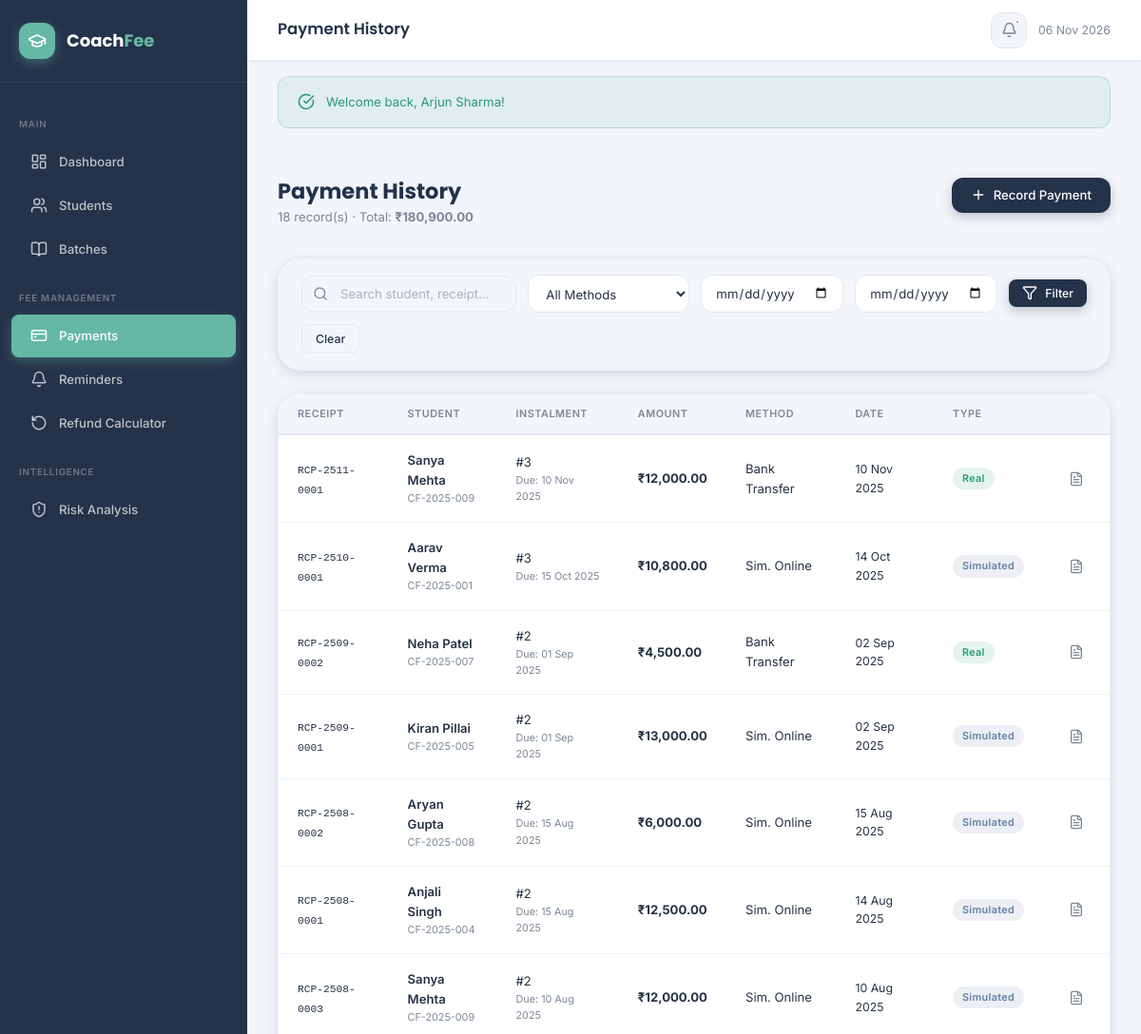
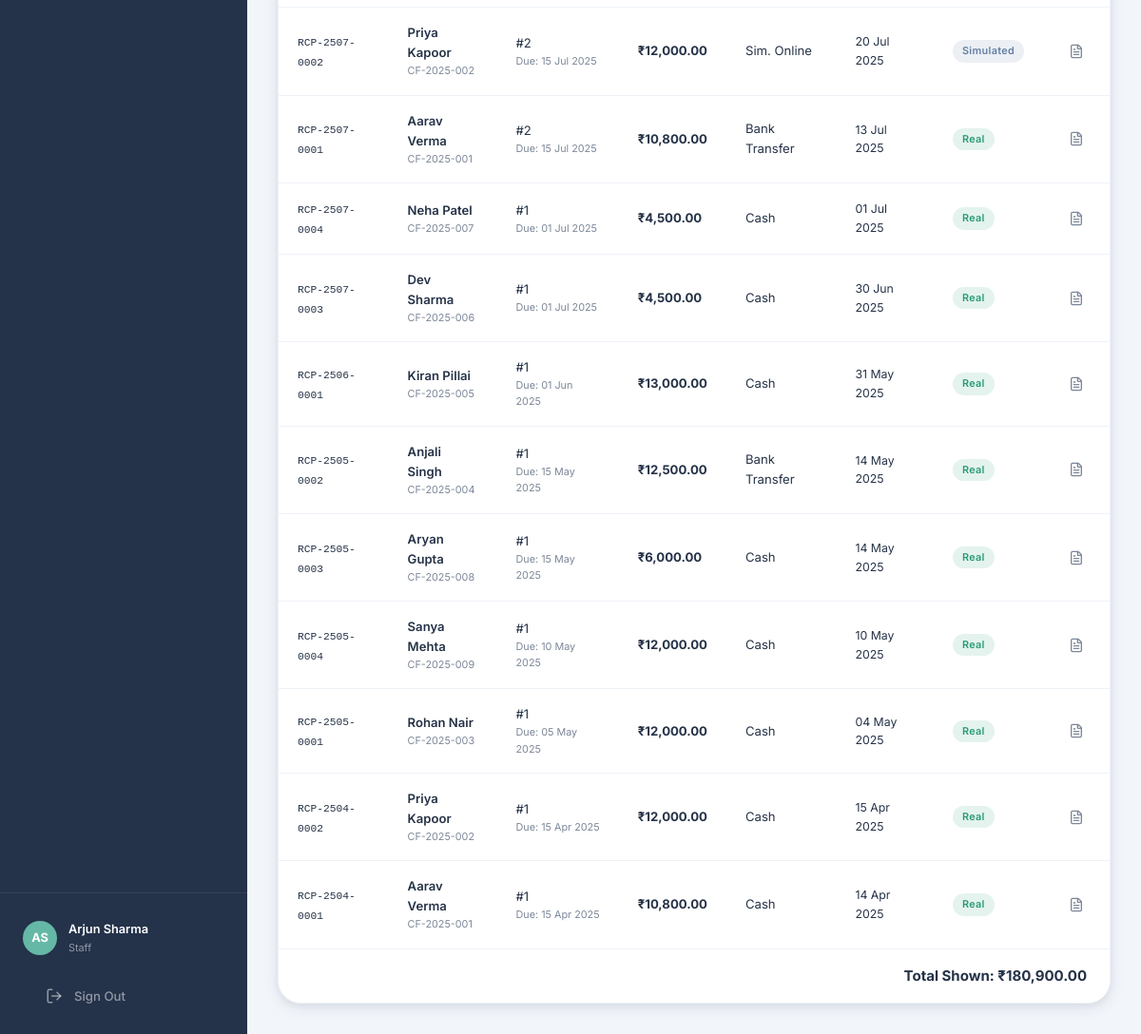
Screenshot of /src/staff/payments.php (signed in) with the database file from the repository (2 pictures, top to bottom).
### tables this page shows
CREATE TABLE IF NOT EXISTS payments (
    id              INT UNSIGNED AUTO_INCREMENT PRIMARY KEY,
    instalment_id   INT UNSIGNED NOT NULL,
    student_id      INT UNSIGNED NOT NULL,
    amount          DECIMAL(10,2) NOT NULL,
    payment_date    DATETIME NOT NULL DEFAULT CURRENT_TIMESTAMP,
    method          ENUM('cash','online_sim','bank_transfer','cheque') NOT NULL DEFAULT 'cash',
    txn_reference   VARCHAR(80) UNIQUE,
    receipt_number  VARCHAR(40) UNIQUE,
    notes           TEXT,
    recorded_by     INT UNSIGNED,    
    is_simulated    TINYINT(1) NOT NULL DEFAULT 0,
    created_at      DATETIME NOT NULL DEFAULT CURRENT_TIMESTAMP,
    FOREIGN KEY (instalment_id) REFERENCES instalments(id) ON DELETE RESTRICT,
    FOREIGN KEY (student_id)    REFERENCES students(id)    ON DELETE RESTRICT,
    FOREIGN KEY (recorded_by)   REFERENCES users(id)       ON DELETE SET NULL,
    INDEX idx_student   (student_id),
    INDEX idx_instalment(instalment_id),
    INDEX idx_date      (payment_date)
);

CREATE TABLE IF NOT EXISTS students (
    id              INT UNSIGNED AUTO_INCREMENT PRIMARY KEY,
    student_id      VARCHAR(20) NOT NULL UNIQUE,   
    name            VARCHAR(120) NOT NULL,
    email           VARCHAR(180),
    phone           VARCHAR(20),
    dob             DATE,
    address         TEXT,
    batch_id        INT UNSIGNED,
    enroll_date     DATE NOT NULL,
    status          ENUM('active','inactive','dropout','completed') NOT NULL DEFAULT 'active',
    photo           VARCHAR(255) DEFAULT NULL,
    notes           TEXT,
    created_at      DATETIME NOT NULL DEFAULT CURRENT_TIMESTAMP,
    updated_at      DATETIME NOT NULL DEFAULT CURRENT_TIMESTAMP ON UPDATE CURRENT_TIMESTAMP,
    FOREIGN KEY (batch_id) REFERENCES batches(id) ON DELETE SET NULL,
    INDEX idx_batch (batch_id),
    INDEX idx_status (status),
    FULLTEXT idx_ft_name (name, email)
);

CREATE TABLE IF NOT EXISTS instalments (
    id                  INT UNSIGNED AUTO_INCREMENT PRIMARY KEY,
    fee_structure_id    INT UNSIGNED NOT NULL,
    instalment_no       INT NOT NULL DEFAULT 1,
    amount              DECIMAL(10,2) NOT NULL,
    due_date            DATE NOT NULL,
    status              ENUM('pending','paid','overdue','partial') NOT NULL DEFAULT 'pending',
    created_at          DATETIME NOT NULL DEFAULT CURRENT_TIMESTAMP,
    updated_at          DATETIME NOT NULL DEFAULT CURRENT_TIMESTAMP ON UPDATE CURRENT_TIMESTAMP,
    FOREIGN KEY (fee_structure_id) REFERENCES fee_structures(id) ON DELETE CASCADE,
    INDEX idx_fee_structure (fee_structure_id),
    INDEX idx_status (status),
    INDEX idx_due_date (due_date)
);

### config/session.php (called while the page is built, shortened)
<?php
function h(string $value): string {
    return htmlspecialchars($value, ENT_QUOTES | ENT_HTML5, 'UTF-8');
}
function fmt_currency(float $amount): string {
    return '₹' . number_format($amount, 2);
}
function fmt_date(?string $date, string $format = 'd M Y'): string {
    return date($format, strtotime($date));
}

### src/staff/payments.php (the view, shortened to what this page needs)
<?php
require_once BASE_PATH . '/config/session.php';
$pdo = db();
$search  = trim($_GET['q'] ?? '');
$dateFrom= $_GET['from'] ?? '';
$dateTo  = $_GET['to']   ?? '';
$where  = ['1=1'];
$params = [];
$payments = $pdo->prepare("
    SELECT p.*, s.name AS student_name, s.student_id AS sid, i.instalment_no, i.due_date
    FROM payments p
    JOIN students s ON s.id=p.student_id
    JOIN instalments i ON i.id=p.instalment_id
    WHERE " . implode(' AND ',$where) . "
    ORDER BY p.payment_date DESC");
$payments->execute($params);
$payments = $payments->fetchAll();
$totalAmount = array_sum(array_column($payments,'amount'));
include BASE_PATH . '/templates/header.php';
?>
<div class="page-content">
  <div class="page-header">
    <div class="page-header-title">
      <h2>Payment History</h2>
      <p><?= count($payments) ?> record(s) · Total: <strong><?= fmt_currency($totalAmount) ?></strong></p>
    </div>
    <a href="/CoachFee/src/staff/record_payment.php?student_id=" class="btn btn-primary"><i data-lucide="plus"></i> Record Payment</a>
  </div>
  <div class="card" style="margin-bottom:var(--space-6);">
    <div class="filter-bar">
      <form method="GET" style="display:flex;gap:12px;flex-wrap:wrap;width:100%;align-items:center;">
        <div class="search-bar" style="flex:1;min-width:200px;">
          <input type="text" name="q" class="form-control" placeholder="Search student, receipt…" value="<?= h($search) ?>">
        </div>
        <select name="method" class="form-control" style="width:170px;">
          <option value="">All Methods</option>
        </select>
        <input type="date" name="from" class="form-control" style="width:150px;" value="<?= h($dateFrom) ?>" title="From date">
        <input type="date" name="to"   class="form-control" style="width:150px;" value="<?= h($dateTo) ?>" title="To date">
        <button type="submit" class="btn btn-primary btn-sm"><i data-lucide="filter"></i> Filter</button>
        <a href="/CoachFee/src/staff/payments.php" class="btn btn-outline btn-sm">Clear</a>
      </form>
    </div>
  </div>
  <div class="card">
    <div class="table-wrapper">
      <table>
        <thead>
          <tr>
            <th>Receipt</th>
            <th>Student</th>
            <th>Instalment</th>
            <th>Amount</th>
            <th>Method</th>
            <th>Date</th>
            <th>Type</th>
            <th></th>
          </tr>
        </thead>
        <tbody>
          <?php if (empty($payments)): ?>
          <tr><td colspan="8"><div class="empty-state" style="padding:var(--space-8);">
            <div class="empty-state-icon"><i data-lucide="credit-card"></i></div>
            <h3>No payments found</h3><p>Adjust filters to find records</p>
          </div></td></tr>
          <?php else: ?>
          <?php
          $methodLabels=['cash'=>'Cash','online_sim'=>'Sim. Online','bank_transfer'=>'Bank Transfer','cheque'=>'Cheque'];
          foreach ($payments as $p): ?>
          <tr>
            <td><code style="font-size:.75rem;"><?= h($p['receipt_number']) ?></code></td>
            <td>
              <div style="font-weight:600;"><?= h($p['student_name']) ?></div>
              <div class="text-xs text-muted"><?= h($p['sid']) ?></div>
            </td>
            <td>
              <div>#<?= $p['instalment_no'] ?></div>
              <div class="text-xs text-muted">Due: <?= fmt_date($p['due_date']) ?></div>
            </td>
            <td><strong><?= fmt_currency((float)$p['amount']) ?></strong></td>
            <td><?= $methodLabels[$p['method']]??h($p['method']) ?></td>
            <td class="text-sm"><?= fmt_date($p['payment_date'],'d M Y') ?></td>
            <td>
              <?php if ($p['is_simulated']): ?>
              <span class="badge badge-secondary">Simulated</span>
              <?php else: ?>
              <span class="badge badge-success">Real</span>
              <?php endif; ?>
            </td>
            <td>
              <a href="/CoachFee/src/staff/receipt.php?id=<?= $p['id'] ?>" class="btn btn-ghost btn-icon-sm" title="View Receipt"><i data-lucide="file-text"></i></a>
            </td>
          </tr>
          <?php endforeach; ?>
          <?php endif; ?>
        </tbody>
      </table>
    </div>
    <?php if (!empty($payments)): ?>
    <div class="card-footer" style="text-align:right;">
      <strong>Total Shown: <?= fmt_currency($totalAmount) ?></strong>
    </div>
    <?php endif; ?>
  </div>
</div>
<?php include BASE_PATH . '/templates/footer.php'; ?>

### rows the page displays
payments: receipt_number "RCP-2511-0001", student.name "Sanya Mehta", student.student_id "CF-2025-009", instalment.instalment_no "3", instalment.due_date "10 Nov 2025", amount "₹12,000.00", method "Bank Transfer", payment_date "10 Nov 2025", is_simulated "Real"
payments: receipt_number "RCP-2510-0001", student.name "Aarav Verma", student.student_id "CF-2025-001", instalment.instalment_no "3", instalment.due_date "15 Oct 2025", amount "₹10,800.00", method "Sim. Online", payment_date "14 Oct 2025", is_simulated "Simulated"
payments: receipt_number "RCP-2509-0002", student.name "Neha Patel", student.student_id "CF-2025-007", instalment.instalment_no "2", instalment.due_date "01 Sep 2025", amount "₹4,500.00", method "Bank Transfer", payment_date "02 Sep 2025", is_simulated "Real"
payments: receipt_number "RCP-2509-0001", student.name "Kiran Pillai", student.student_id "CF-2025-005", instalment.instalment_no "2", instalment.due_date "01 Sep 2025", amount "₹13,000.00", method "Sim. Online", payment_date "02 Sep 2025", is_simulated "Simulated"
payments: receipt_number "RCP-2508-0002", student.name "Aryan Gupta", student.student_id "CF-2025-008", instalment.instalment_no "2", instalment.due_date "15 Aug 2025", amount "₹6,000.00", method "Sim. Online", payment_date "15 Aug 2025", is_simulated "Simulated"
payments: receipt_number "RCP-2508-0001", student.name "Anjali Singh", student.student_id "CF-2025-004", instalment.instalment_no "2", instalment.due_date "15 Aug 2025", amount "₹12,500.00", method "Sim. Online", payment_date "14 Aug 2025", is_simulated "Simulated"
payments: receipt_number "RCP-2508-0003", student.name "Sanya Mehta", student.student_id "CF-2025-009", instalment.instalment_no "2", instalment.due_date "10 Aug 2025", amount "₹12,000.00", method "Sim. Online", payment_date "10 Aug 2025", is_simulated "Simulated"
payments: receipt_number "RCP-2507-0002", student.name "Priya Kapoor", student.student_id "CF-2025-002", instalment.instalment_no "2", instalment.due_date "15 Jul 2025", amount "₹12,000.00", method "Sim. Online", payment_date "20 Jul 2025", is_simulated "Simulated"
payments: receipt_number "RCP-2507-0001", student.name "Aarav Verma", student.student_id "CF-2025-001", instalment.instalment_no "2", instalment.due_date "15 Jul 2025", amount "₹10,800.00", method "Bank Transfer", payment_date "13 Jul 2025", is_simulated "Real"
payments: receipt_number "RCP-2507-0004", student.name "Neha Patel", student.student_id "CF-2025-007", instalment.instalment_no "1", instalment.due_date "01 Jul 2025", amount "₹4,500.00", method "Cash", payment_date "01 Jul 2025", is_simulated "Real"
payments: receipt_number "RCP-2507-0003", student.name "Dev Sharma", student.student_id "CF-2025-006", instalment.instalment_no "1", instalment.due_date "01 Jul 2025", amount "₹4,500.00", method "Cash", payment_date "30 Jun 2025", is_simulated "Real"
payments: receipt_number "RCP-2506-0001", student.name "Kiran Pillai", student.student_id "CF-2025-005", instalment.instalment_no "1", instalment.due_date "01 Jun 2025", amount "₹13,000.00", method "Cash", payment_date "31 May 2025", is_simulated "Real"
payments: receipt_number "RCP-2505-0002", student.name "Anjali Singh", student.student_id "CF-2025-004", instalment.instalment_no "1", instalment.due_date "15 May 2025", amount "₹12,500.00", method "Bank Transfer", payment_date "14 May 2025", is_simulated "Real"
payments: receipt_number "RCP-2505-0003", student.name "Aryan Gupta", student.student_id "CF-2025-008", instalment.instalment_no "1", instalment.due_date "15 May 2025", amount "₹6,000.00", method "Cash", payment_date "14 May 2025", is_simulated "Real"
payments: receipt_number "RCP-2505-0004", student.name "Sanya Mehta", student.student_id "CF-2025-009", instalment.instalment_no "1", instalment.due_date "10 May 2025", amount "₹12,000.00", method "Cash", payment_date "10 May 2025", is_simulated "Real"
payments: receipt_number "RCP-2505-0001", student.name "Rohan Nair", student.student_id "CF-2025-003", instalment.instalment_no "1", instalment.due_date "05 May 2025", amount "₹12,000.00", method "Cash", payment_date "04 May 2025", is_simulated "Real"
payments: receipt_number "RCP-2504-0002", student.name "Priya Kapoor", student.student_id "CF-2025-002", instalment.instalment_no "1", instalment.due_date "15 Apr 2025", amount "₹12,000.00", method "Cash", payment_date "15 Apr 2025", is_simulated "Real"
payments: receipt_number "RCP-2504-0001", student.name "Aarav Verma", student.student_id "CF-2025-001", instalment.instalment_no "1", instalment.due_date "15 Apr 2025", amount "₹10,800.00", method "Cash", payment_date "14 Apr 2025", is_simulated "Real"

### other values shown
$initials "AS"
$user['name'] "Arjun Sharma"
$user['role'] "Staff"
$pageTitle "Payment History"
$flashSuccess "Welcome back, Arjun Sharma!"
count($payments) "18"
fmt_currency($totalAmount) "₹180,900.00"
